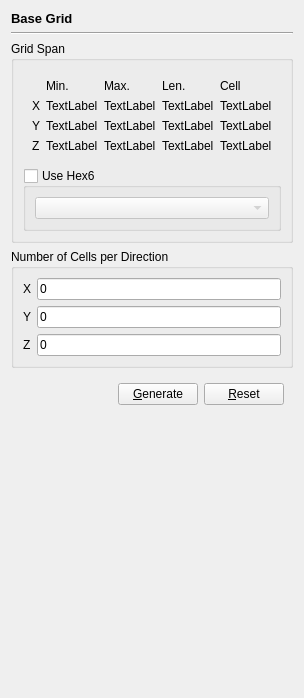
                 <widget class="QWidget" name="baseGridPage">
                  <layout class="QVBoxLayout" name="verticalLayout_5">
                   <item>
                    <widget class="QLabel" name="label_2">
                     <property name="font">
                      <font>
                       <pointsize>10</pointsize>
                       <bold>true</bold>
                      </font>
                     </property>
                     <property name="text">
                      <string>Base Grid</string>
                     </property>
                    </widget>
                   </item>
                   <item>
                    <widget class="Line" name="line_2">
                     <property name="orientation">
                      <enum>Qt::Orientation::Horizontal</enum>
                     </property>
                    </widget>
                   </item>
                   <item>
                    <widget class="QGroupBox" name="groupBox_10">
                     <property name="title">
                      <string>Grid Span</string>
                     </property>
                     <layout class="QVBoxLayout" name="verticalLayout_31">
                      <item>
                       <widget class="QFrame" name="frame">
                        <layout class="QGridLayout" name="gridLayout">
                         <item row="1" column="1">
                          <widget class="QLabel" name="xMin">
                           <property name="text">
                            <string>TextLabel</string>
                           </property>
                          </widget>
                         </item>
                         <item row="3" column="2">
                          <widget class="QLabel" name="zMax">
                           <property name="text">
                            <string>TextLabel</string>
                           </property>
                          </widget>
                         </item>
                         <item row="0" column="3">
                          <widget class="QLabel" name="label_39">
                           <property name="text">
                            <string>Len.</string>
                           </property>
                          </widget>
                         </item>
                         <item row="0" column="2">
                          <widget class="QLabel" name="label_4">
                           <property name="text">
                            <string>Max.</string>
                           </property>
                          </widget>
                         </item>
                         <item row="3" column="0">
                          <widget class="QLabel" name="label_9">
                           <property name="text">
                            <string>Z</string>
                           </property>
                          </widget>
                         </item>
                         <item row="3" column="1">
                          <widget class="QLabel" name="zMin">
                           <property name="text">
                            <string>TextLabel</string>
                           </property>
                          </widget>
                         </item>
                         <item row="2" column="1">
                          <widget class="QLabel" name="yMin">
                           <property name="text">
                            <string>TextLabel</string>
                           </property>
                          </widget>
                         </item>
                         <item row="2" column="2">
                          <widget class="QLabel" name="yMax">
                           <property name="text">
                            <string>TextLabel</string>
                           </property>
                          </widget>
                         </item>
                         <item row="0" column="1">
                          <widget class="QLabel" name="label_3">
                           <property name="text">
                            <string>Min.</string>
                           </property>
                          </widget>
                         </item>
                         <item row="2" column="0">
                          <widget class="QLabel" name="label_8">
                           <property name="text">
                            <string>Y</string>
                           </property>
                          </widget>
                         </item>
                         <item row="1" column="2">
                          <widget class="QLabel" name="xMax">
                           <property name="text">
                            <string>TextLabel</string>
                           </property>
                          </widget>
                         </item>
                         <item row="1" column="0">
                          <widget class="QLabel" name="label_7">
                           <property name="text">
                            <string>X</string>
                           </property>
                          </widget>
                         </item>
                         <item row="0" column="4">
                          <widget class="QLabel" name="label_40">
                           <property name="text">
                            <string>Cell</string>
                           </property>
                          </widget>
                         </item>
                         <item row="1" column="3">
                          <widget class="QLabel" name="xLen">
                           <property name="text">
                            <string>TextLabel</string>
                           </property>
                          </widget>
                         </item>
                         <item row="2" column="3">
                          <widget class="QLabel" name="yLen">
                           <property name="text">
                            <string>TextLabel</string>
                           </property>
                          </widget>
                         </item>
                         <item row="3" column="3">
                          <widget class="QLabel" name="zLen">
                           <property name="text">
                            <string>TextLabel</string>
                           </property>
                          </widget>
                         </item>
                         <item row="1" column="4">
                          <widget class="QLabel" name="xCell">
                           <property name="text">
                            <string>TextLabel</string>
                           </property>
                          </widget>
                         </item>
                         <item row="2" column="4">
                          <widget class="QLabel" name="yCell">
                           <property name="text">
                            <string>TextLabel</string>
                           </property>
                          </widget>
                         </item>
                         <item row="3" column="4">
                          <widget class="QLabel" name="zCell">
                           <property name="text">
                            <string>TextLabel</string>
                           </property>
                          </widget>
                         </item>
                        </layout>
                       </widget>
                      </item>
                      <item>
                       <widget class="QGroupBox" name="useHex6">
                        <property name="title">
                         <string>Use Hex6</string>
                        </property>
                        <property name="checkable">
                         <bool>true</bool>
                        </property>
                        <property name="checked">
                         <bool>false</bool>
                        </property>
                        <layout class="QVBoxLayout" name="verticalLayout_32">
                         <item>
                          <widget class="QComboBox" name="boundingHex6">
                           <property name="placeholderText">
                            <string>None</string>
                           </property>
                          </widget>
                         </item>
                        </layout>
                       </widget>
                      </item>
                     </layout>
                    </widget>
                   </item>
                   <item>
                    <widget class="QGroupBox" name="groupBox_2">
                     <property name="title">
                      <string>Number of Cells per Direction</string>
                     </property>
                     <layout class="QFormLayout" name="formLayout">
                      <item row="0" column="0">
                       <widget class="QLabel" name="label_12">
                        <property name="text">
                         <string>X</string>
                        </property>
                       </widget>
                      </item>
                      <item row="0" column="1">
                       <widget class="IntEdit" name="numCellsX">
                        <property name="text">
                         <string>0</string>
                        </property>
                       </widget>
                      </item>
                      <item row="1" column="0">
                       <widget class="QLabel" name="label_10">
                        <property name="text">
                         <string>Y</string>
                        </property>
                       </widget>
                      </item>
                      <item row="1" column="1">
                       <widget class="IntEdit" name="numCellsY">
                        <property name="text">
                         <string>0</string>
                        </property>
                       </widget>
                      </item>
                      <item row="2" column="0">
                       <widget class="QLabel" name="label_11">
                        <property name="text">
                         <string>Z</string>
                        </property>
                       </widget>
                      </item>
                      <item row="2" column="1">
                       <widget class="IntEdit" name="numCellsZ">
                        <property name="text">
                         <string>0</string>
                        </property>
                       </widget>
                      </item>
                     </layout>
                    </widget>
                   </item>
                   <item>
                    <widget class="QWidget" name="widget_3" native="true">
                     <layout class="QHBoxLayout" name="horizontalLayout_5">
                      <item>
                       <spacer name="horizontalSpacer_3">
                        <property name="orientation">
                         <enum>Qt::Orientation::Horizontal</enum>
                        </property>
                        <property name="sizeHint" stdset="0">
                         <size>
                          <width>40</width>
                          <height>20</height>
                         </size>
                        </property>
                       </spacer>
                      </item>
                      <item>
                       <widget class="QPushButton" name="generate">
                        <property name="text">
                         <string>&amp;Generate</string>
                        </property>
                       </widget>
                      </item>
                      <item>
                       <widget class="QPushButton" name="baseGridReset">
                        <property name="text">
                         <string>&amp;Reset</string>
                        </property>
                       </widget>
                      </item>
                     </layout>
                    </widget>
                   </item>
                   <item>
                    <spacer name="verticalSpacer">
                     <property name="orientation">
                      <enum>Qt::Orientation::Vertical</enum>
                     </property>
                     <property name="sizeHint" stdset="0">
                      <size>
                       <width>20</width>
                       <height>273</height>
                      </size>
                     </property>
                    </spacer>
                   </item>
                  </layout>
                 </widget>
